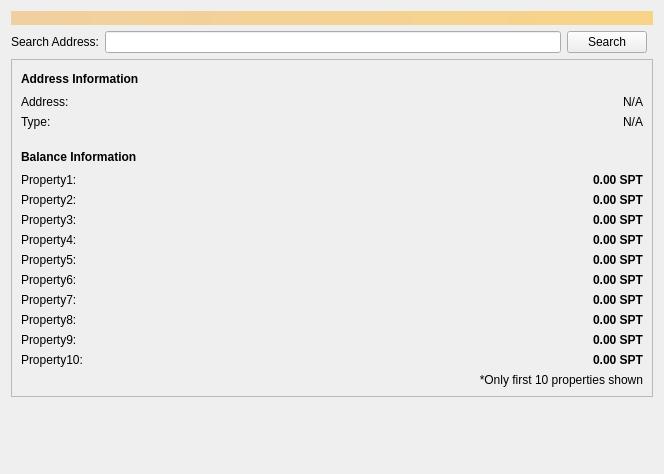
<?xml version="1.0" encoding="UTF-8"?>
<ui version="4.0">
 <class>LookupAddressDialog</class>
 <widget class="QWidget" name="LookupAddressDialog">
  <property name="geometry">
   <rect>
    <x>0</x>
    <y>0</y>
    <width>664</width>
    <height>474</height>
   </rect>
  </property>
  <property name="windowTitle">
   <string>Form</string>
  </property>
  <layout class="QVBoxLayout" name="topLayout">
   <item>
    <widget class="QLabel" name="labelAlerts">
     <property name="visible">
      <bool>false</bool>
     </property>
     <property name="styleSheet">
      <string notr="true">background-color: qlineargradient(x1: 0, y1: 0, x2: 1, y2: 0, stop:0 #F0D0A0, stop:1 #F8D488); color:#000000;</string>
     </property>
     <property name="wordWrap">
      <bool>true</bool>
     </property>
     <property name="margin">
      <number>3</number>
     </property>
    </widget>
   </item>
   <item>
    <layout class="QHBoxLayout" name="horizontalLayout_12">
     <property name="topMargin">
      <number>0</number>
     </property>
     <item>
      <widget class="QLabel" name="searchLabel">
       <property name="enabled">
        <bool>true</bool>
       </property>
       <property name="minimumSize">
        <size>
         <width>0</width>
         <height>0</height>
        </size>
       </property>
       <property name="text">
        <string>Search Address:</string>
       </property>
       <property name="alignment">
        <set>Qt::AlignRight|Qt::AlignTrailing|Qt::AlignVCenter</set>
       </property>
       <property name="margin">
        <number>8</number>
       </property>
      </widget>
     </item>
     <item>
      <widget class="QLineEdit" name="searchLineEdit"/>
     </item>
     <item>
      <widget class="QPushButton" name="searchButton">
       <property name="text">
        <string>Search</string>
       </property>
      </widget>
     </item>
     <item>
      <spacer name="horizontalSpacer_3">
       <property name="orientation">
        <enum>Qt::Horizontal</enum>
       </property>
       <property name="sizeType">
        <enum>QSizePolicy::Fixed</enum>
       </property>
       <property name="sizeHint" stdset="0">
        <size>
         <width>6</width>
         <height>20</height>
        </size>
       </property>
      </spacer>
     </item>
    </layout>
   </item>
   <item>
    <layout class="QHBoxLayout" name="horizontalLayout" stretch="1">
     <item>
      <layout class="QVBoxLayout" name="verticalLayout_2">
       <item>
        <widget class="QFrame" name="frame">
         <property name="frameShape">
          <enum>QFrame::StyledPanel</enum>
         </property>
         <property name="frameShadow">
          <enum>QFrame::Raised</enum>
         </property>
         <layout class="QVBoxLayout" name="verticalLayout_4">
          <item>
           <layout class="QHBoxLayout" name="horizontalLayout_7">
            <item>
             <layout class="QHBoxLayout" name="horizontalLayout_9">
              <item>
               <widget class="QLabel" name="addressInfo">
                <property name="font">
                 <font>
                  <weight>75</weight>
                  <bold>true</bold>
                 </font>
                </property>
                <property name="text">
                 <string>Address Information</string>
                </property>
               </widget>
              </item>
             </layout>
            </item>
            <item>
             <spacer name="horizontalSpacer_6">
              <property name="orientation">
               <enum>Qt::Horizontal</enum>
              </property>
              <property name="sizeHint" stdset="0">
               <size>
                <width>40</width>
                <height>20</height>
               </size>
              </property>
             </spacer>
            </item>
           </layout>
          </item>
          <item>
           <layout class="QVBoxLayout" name="verticalLayout_6">
            <property name="topMargin">
             <number>0</number>
            </property>
            <item>
             <layout class="QFormLayout" name="spInfoLayout">
              <property name="fieldGrowthPolicy">
               <enum>QFormLayout::AllNonFixedFieldsGrow</enum>
              </property>
              <property name="topMargin">
               <number>0</number>
              </property>
              <item row="0" column="0">
               <widget class="QLabel" name="address">
                <property name="text">
                 <string>Address:</string>
                </property>
               </widget>
              </item>
              <item row="0" column="1">
               <widget class="QLabel" name="addressLabel">
                <property name="text">
                 <string>N/A</string>
                </property>
                <property name="alignment">
                 <set>Qt::AlignRight|Qt::AlignTrailing|Qt::AlignVCenter</set>
                </property>
               </widget>
              </item>
              <item row="1" column="0">
               <widget class="QLabel" name="addressType">
                <property name="text">
                 <string>Type:</string>
                </property>
               </widget>
              </item>
              <item row="1" column="1">
               <widget class="QLabel" name="addressTypeLabel">
                <property name="font">
                 <font>
                  <weight>50</weight>
                  <bold>false</bold>
                 </font>
                </property>
                <property name="styleSheet">
                 <string notr="true"/>
                </property>
                <property name="text">
                 <string>N/A</string>
                </property>
                <property name="alignment">
                 <set>Qt::AlignRight|Qt::AlignTrailing|Qt::AlignVCenter</set>
                </property>
               </widget>
              </item>
             </layout>
            </item>
           </layout>
          </item>
          <item>
           <spacer name="verticalSpacer_2">
            <property name="orientation">
             <enum>Qt::Vertical</enum>
            </property>
            <property name="sizeType">
             <enum>QSizePolicy::Fixed</enum>
            </property>
            <property name="sizeHint" stdset="0">
             <size>
              <width>20</width>
              <height>12</height>
             </size>
            </property>
           </spacer>
          </item>
          <item>
           <layout class="QHBoxLayout" name="tokenHLayout">
            <item>
             <widget class="QLabel" name="balanceInfo">
              <property name="text">
               <string>&lt;b&gt;Balance Information&lt;/b&gt;</string>
              </property>
             </widget>
            </item>
            <item>
             <spacer name="horizontalSpacer">
              <property name="orientation">
               <enum>Qt::Horizontal</enum>
              </property>
              <property name="sizeHint" stdset="0">
               <size>
                <width>40</width>
                <height>20</height>
               </size>
              </property>
             </spacer>
            </item>
           </layout>
          </item>
          <item>
           <layout class="QFormLayout" name="tokenForm">
            <property name="fieldGrowthPolicy">
             <enum>QFormLayout::AllNonFixedFieldsGrow</enum>
            </property>
            <property name="verticalSpacing">
             <number>6</number>
            </property>
            <item row="0" column="0">
             <widget class="QLabel" name="property1">
              <property name="text">
               <string>Property1:</string>
              </property>
             </widget>
            </item>
            <item row="0" column="1">
             <widget class="QLabel" name="propertyLabel1">
              <property name="font">
               <font>
                <weight>75</weight>
                <bold>true</bold>
               </font>
              </property>
              <property name="text">
               <string>0.00 SPT</string>
              </property>
              <property name="alignment">
               <set>Qt::AlignRight|Qt::AlignTrailing|Qt::AlignVCenter</set>
              </property>
             </widget>
            </item>
            <item row="1" column="0">
             <widget class="QLabel" name="property2">
              <property name="text">
               <string>Property2:</string>
              </property>
             </widget>
            </item>
            <item row="1" column="1">
             <widget class="QLabel" name="propertyLabel2">
              <property name="font">
               <font>
                <weight>75</weight>
                <bold>true</bold>
               </font>
              </property>
              <property name="text">
               <string>0.00 SPT</string>
              </property>
              <property name="alignment">
               <set>Qt::AlignRight|Qt::AlignTrailing|Qt::AlignVCenter</set>
              </property>
             </widget>
            </item>
            <item row="2" column="0">
             <widget class="QLabel" name="property3">
              <property name="text">
               <string>Property3:</string>
              </property>
             </widget>
            </item>
            <item row="2" column="1">
             <widget class="QLabel" name="propertyLabel3">
              <property name="font">
               <font>
                <weight>75</weight>
                <bold>true</bold>
               </font>
              </property>
              <property name="layoutDirection">
               <enum>Qt::LeftToRight</enum>
              </property>
              <property name="text">
               <string>0.00 SPT</string>
              </property>
              <property name="alignment">
               <set>Qt::AlignRight|Qt::AlignTrailing|Qt::AlignVCenter</set>
              </property>
             </widget>
            </item>
            <item row="3" column="0">
             <widget class="QLabel" name="property4">
              <property name="text">
               <string>Property4:</string>
              </property>
             </widget>
            </item>
            <item row="3" column="1">
             <widget class="QLabel" name="propertyLabel4">
              <property name="font">
               <font>
                <weight>75</weight>
                <bold>true</bold>
               </font>
              </property>
              <property name="text">
               <string>0.00 SPT</string>
              </property>
              <property name="alignment">
               <set>Qt::AlignRight|Qt::AlignTrailing|Qt::AlignVCenter</set>
              </property>
             </widget>
            </item>
            <item row="4" column="0">
             <widget class="QLabel" name="property5">
              <property name="text">
               <string>Property5:</string>
              </property>
             </widget>
            </item>
            <item row="4" column="1">
             <widget class="QLabel" name="propertyLabel5">
              <property name="font">
               <font>
                <weight>75</weight>
                <bold>true</bold>
               </font>
              </property>
              <property name="text">
               <string>0.00 SPT</string>
              </property>
              <property name="alignment">
               <set>Qt::AlignRight|Qt::AlignTrailing|Qt::AlignVCenter</set>
              </property>
             </widget>
            </item>
            <item row="5" column="0">
             <widget class="QLabel" name="property6">
              <property name="text">
               <string>Property6:</string>
              </property>
             </widget>
            </item>
            <item row="5" column="1">
             <widget class="QLabel" name="propertyLabel6">
              <property name="font">
               <font>
                <weight>75</weight>
                <bold>true</bold>
               </font>
              </property>
              <property name="text">
               <string>0.00 SPT</string>
              </property>
              <property name="alignment">
               <set>Qt::AlignRight|Qt::AlignTrailing|Qt::AlignVCenter</set>
              </property>
             </widget>
            </item>
            <item row="6" column="0">
             <widget class="QLabel" name="property7">
              <property name="text">
               <string>Property7:</string>
              </property>
             </widget>
            </item>
            <item row="6" column="1">
             <widget class="QLabel" name="propertyLabel7">
              <property name="font">
               <font>
                <weight>75</weight>
                <bold>true</bold>
               </font>
              </property>
              <property name="text">
               <string>0.00 SPT</string>
              </property>
              <property name="alignment">
               <set>Qt::AlignRight|Qt::AlignTrailing|Qt::AlignVCenter</set>
              </property>
             </widget>
            </item>
            <item row="7" column="0">
             <widget class="QLabel" name="property8">
              <property name="text">
               <string>Property8:</string>
              </property>
             </widget>
            </item>
            <item row="7" column="1">
             <widget class="QLabel" name="propertyLabel8">
              <property name="font">
               <font>
                <weight>75</weight>
                <bold>true</bold>
               </font>
              </property>
              <property name="text">
               <string>0.00 SPT</string>
              </property>
              <property name="alignment">
               <set>Qt::AlignRight|Qt::AlignTrailing|Qt::AlignVCenter</set>
              </property>
             </widget>
            </item>
            <item row="8" column="0">
             <widget class="QLabel" name="property9">
              <property name="text">
               <string>Property9:</string>
              </property>
             </widget>
            </item>
            <item row="8" column="1">
             <widget class="QLabel" name="propertyLabel9">
              <property name="font">
               <font>
                <weight>75</weight>
                <bold>true</bold>
               </font>
              </property>
              <property name="text">
               <string>0.00 SPT</string>
              </property>
              <property name="alignment">
               <set>Qt::AlignRight|Qt::AlignTrailing|Qt::AlignVCenter</set>
              </property>
             </widget>
            </item>
            <item row="9" column="0">
             <widget class="QLabel" name="property10">
              <property name="text">
               <string>Property10:</string>
              </property>
             </widget>
            </item>
            <item row="9" column="1">
             <widget class="QLabel" name="propertyLabel10">
              <property name="font">
               <font>
                <weight>75</weight>
                <bold>true</bold>
               </font>
              </property>
              <property name="text">
               <string>0.00 SPT</string>
              </property>
              <property name="alignment">
               <set>Qt::AlignRight|Qt::AlignTrailing|Qt::AlignVCenter</set>
              </property>
             </widget>
            </item>
            <item row="10" column="1">
             <widget class="QLabel" name="onlyLabel">
              <property name="text">
               <string>*Only first 10 properties shown</string>
              </property>
              <property name="alignment">
               <set>Qt::AlignRight|Qt::AlignTrailing|Qt::AlignVCenter</set>
              </property>
             </widget>
            </item>
           </layout>
          </item>
         </layout>
        </widget>
       </item>
       <item>
        <spacer name="verticalSpacer">
         <property name="orientation">
          <enum>Qt::Vertical</enum>
         </property>
         <property name="sizeType">
          <enum>QSizePolicy::Expanding</enum>
         </property>
         <property name="sizeHint" stdset="0">
          <size>
           <width>20</width>
           <height>20</height>
          </size>
         </property>
        </spacer>
       </item>
      </layout>
     </item>
    </layout>
   </item>
  </layout>
 </widget>
 <resources/>
 <connections/>
</ui>
